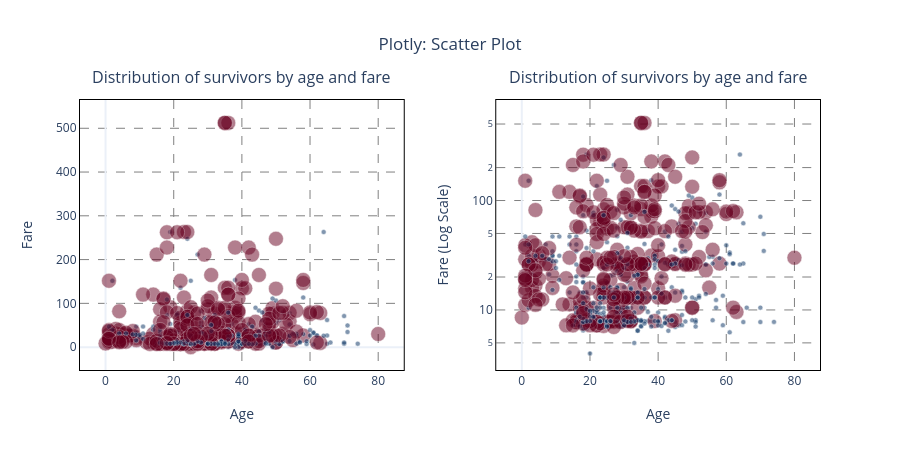

The notebook cell saved with this chart:
### Code cell
# Graphic results - Scatter Plot - Plotly

import plotly.graph_objects as go
from plotly.subplots import make_subplots

# !pip install nbformat

# Input data
n_bins = 30
lib_name = "Plotly"
chart_name = "Scatter Plot"

# Solution
fig = (make_subplots(1, 2, horizontal_spacing=0.125, subplot_titles=("Distribution of survivors by age and fare",
                                                                     "Distribution of survivors by age and fare")).
       update_annotations(yshift=10))

row, col = 1, 1
fig.add_trace(go.Scatter(x=ages, y=fares, name="age,fare", mode='markers', marker=dict(
    size=survived * 10 + 5,
    color=survived,
    colorscale='RdBu',
    reversescale=True,
    opacity=0.5,
    showscale=False,
    line=dict(width=0.5))), row=row, col=col)

fig.update_xaxes(title=dict(text="Age", standoff=2 * 10), row=row, col=col)
fig.update_yaxes(title=dict(text="Fare", standoff=2 * 10), row=row, col=col)
fig.update_xaxes(showgrid=True, gridwidth=1.0, gridcolor='gray', griddash='dash', row=row, col=col)
fig.update_yaxes(showgrid=True, gridwidth=1.0, gridcolor='gray', griddash='dash', row=row, col=col)

row, col = 1, 2
fig.add_trace(go.Scatter(x=ages, y=fares, name="age,fare", mode='markers', marker=dict(
    size=survived * 10 + 5,
    color=survived,
    colorscale='RdBu',
    reversescale=True,
    opacity=0.5,
    showscale=False,
    line=dict(width=0.5))), row=row, col=col)
fig.update_yaxes(type="log", row=row, col=col)

fig.update_xaxes(title=dict(text="Age", standoff=2 * 10), row=row, col=col)
fig.update_yaxes(title=dict(text="Fare (Log Scale)", standoff=2 * 10), row=row, col=col)
fig.update_xaxes(showgrid=True, gridwidth=1.0, gridcolor='gray', griddash='dash', row=row, col=col)
fig.update_yaxes(showgrid=True, gridwidth=1.0, gridcolor='gray', griddash='dash', row=row, col=col)

fig.update_layout(width=900, height=450, title_text=f"{lib_name}: {chart_name}", title_x=0.5, template="plotly_white",
                  showlegend=False)
fig.update_xaxes(showline=True, linewidth=1, linecolor='black', mirror=True)
fig.update_yaxes(showline=True, linewidth=1, linecolor='black', mirror=True)

fig.show()

### Figure 1 — Plotly figure (JSON) as saved in the notebook; plotly's stock layout.template omitted (floating-point values rounded to 4 significant figures; data arrays with more than 128 entries replaced by an {"elided": "..."} marker saying what was removed)
{"data": [{"marker": {"color": {"elided": "714 int values"}, "colorscale": [[0.0, "rgb(103,0,31)"], [0.1, "rgb(178,24,43)"], [0.2, "rgb(214,96,77)"], [0.3, "rgb(244,165,130)"], [0.4, "rgb(253,219,199)"], [0.5, "rgb(247,247,247)"], [0.6, "rgb(209,229,240)"], [0.7, "rgb(146,197,222)"], [0.8, "rgb(67,147,195)"], [0.9, "rgb(33,102,172)"], [1.0, "rgb(5,48,97)"]], "line": {"width": 0.5}, "opacity": 0.5, "reversescale": true, "showscale": false, "size": {"elided": "714 int values"}}, "mode": "markers", "name": "age,fare", "x": {"elided": "714 int values"}, "y": {"elided": "714 float values"}, "type": "scatter", "xaxis": "x", "yaxis": "y"}, {"marker": {"color": {"elided": "714 int values"}, "colorscale": [[0.0, "rgb(103,0,31)"], [0.1, "rgb(178,24,43)"], [0.2, "rgb(214,96,77)"], [0.3, "rgb(244,165,130)"], [0.4, "rgb(253,219,199)"], [0.5, "rgb(247,247,247)"], [0.6, "rgb(209,229,240)"], [0.7, "rgb(146,197,222)"], [0.8, "rgb(67,147,195)"], [0.9, "rgb(33,102,172)"], [1.0, "rgb(5,48,97)"]], "line": {"width": 0.5}, "opacity": 0.5, "reversescale": true, "showscale": false, "size": {"elided": "714 int values"}}, "mode": "markers", "name": "age,fare", "x": {"elided": "714 int values"}, "y": {"elided": "714 float values"}, "type": "scatter", "xaxis": "x2", "yaxis": "y2"}], "layout": {"xaxis": {"anchor": "y", "domain": [0.0, 0.4375], "title": {"text": "Age", "standoff": 20}, "showgrid": true, "gridwidth": 1.0, "gridcolor": "gray", "griddash": "dash", "showline": true, "linewidth": 1, "linecolor": "black", "mirror": true}, "yaxis": {"anchor": "x", "domain": [0.0, 1.0], "title": {"text": "Fare", "standoff": 20}, "showgrid": true, "gridwidth": 1.0, "gridcolor": "gray", "griddash": "dash", "showline": true, "linewidth": 1, "linecolor": "black", "mirror": true}, "xaxis2": {"anchor": "y2", "domain": [0.5625, 1.0], "title": {"text": "Age", "standoff": 20}, "showgrid": true, "gridwidth": 1.0, "gridcolor": "gray", "griddash": "dash", "showline": true, "linewidth": 1, "linecolor": "black", "mirror": true}, "yaxis2": {"anchor": "x2", "domain": [0.0, 1.0], "type": "log", "title": {"text": "Fare (Log Scale)", "standoff": 20}, "showgrid": true, "gridwidth": 1.0, "gridcolor": "gray", "griddash": "dash", "showline": true, "linewidth": 1, "linecolor": "black", "mirror": true}, "annotations": [{"font": {"size": 16}, "showarrow": false, "text": "Distribution of survivors by age and fare", "x": 0.2188, "xanchor": "center", "xref": "paper", "y": 1.0, "yanchor": "bottom", "yref": "paper", "yshift": 10}, {"font": {"size": 16}, "showarrow": false, "text": "Distribution of survivors by age and fare", "x": 0.7812, "xanchor": "center", "xref": "paper", "y": 1.0, "yanchor": "bottom", "yref": "paper", "yshift": 10}], "title": {"text": "Plotly: Scatter Plot", "x": 0.5}, "width": 900, "height": 450, "showlegend": false}}
